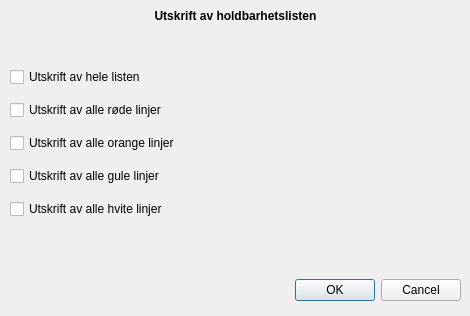
<?xml version="1.0" encoding="UTF-8"?>
<ui version="4.0">
 <class>Print_durability</class>
 <widget class="QDialog" name="Print_durability">
  <property name="geometry">
   <rect>
    <x>0</x>
    <y>0</y>
    <width>470</width>
    <height>316</height>
   </rect>
  </property>
  <property name="windowTitle">
   <string>Utskrift</string>
  </property>
  <property name="windowIcon">
   <iconset resource="../images.qrc">
    <normaloff>:/icons/icons/calendar.png</normaloff>:/icons/icons/calendar.png</iconset>
  </property>
  <widget class="QDialogButtonBox" name="buttonBox">
   <property name="geometry">
    <rect>
     <x>240</x>
     <y>270</y>
     <width>221</width>
     <height>41</height>
    </rect>
   </property>
   <property name="orientation">
    <enum>Qt::Horizontal</enum>
   </property>
   <property name="standardButtons">
    <set>QDialogButtonBox::Cancel|QDialogButtonBox::Ok</set>
   </property>
  </widget>
  <widget class="QWidget" name="horizontalLayoutWidget">
   <property name="geometry">
    <rect>
     <x>10</x>
     <y>0</y>
     <width>451</width>
     <height>31</height>
    </rect>
   </property>
   <layout class="QHBoxLayout" name="horizontalLayout">
    <item>
     <widget class="QLabel" name="label_title">
      <property name="font">
       <font>
        <weight>75</weight>
        <bold>true</bold>
       </font>
      </property>
      <property name="text">
       <string>Utskrift av holdbarhetslisten</string>
      </property>
      <property name="alignment">
       <set>Qt::AlignCenter</set>
      </property>
     </widget>
    </item>
   </layout>
  </widget>
  <widget class="QWidget" name="verticalLayoutWidget">
   <property name="geometry">
    <rect>
     <x>10</x>
     <y>60</y>
     <width>451</width>
     <height>171</height>
    </rect>
   </property>
   <layout class="QVBoxLayout" name="verticalLayout">
    <item>
     <widget class="QCheckBox" name="box_all">
      <property name="text">
       <string>Utskrift av hele listen</string>
      </property>
      <property name="checked">
       <bool>false</bool>
      </property>
     </widget>
    </item>
    <item>
     <widget class="QCheckBox" name="box_red">
      <property name="text">
       <string>Utskrift av alle røde linjer</string>
      </property>
     </widget>
    </item>
    <item>
     <widget class="QCheckBox" name="box_orange">
      <property name="text">
       <string>Utskrift av alle orange linjer</string>
      </property>
     </widget>
    </item>
    <item>
     <widget class="QCheckBox" name="box_yellow">
      <property name="text">
       <string>Utskrift av alle gule linjer</string>
      </property>
     </widget>
    </item>
    <item>
     <widget class="QCheckBox" name="box_white">
      <property name="text">
       <string>Utskrift av alle hvite linjer</string>
      </property>
     </widget>
    </item>
   </layout>
  </widget>
  <widget class="QWidget" name="horizontalLayoutWidget_2">
   <property name="geometry">
    <rect>
     <x>10</x>
     <y>30</y>
     <width>451</width>
     <height>31</height>
    </rect>
   </property>
   <layout class="QHBoxLayout" name="horizontalLayout_2">
    <item>
     <widget class="QLabel" name="label_error">
      <property name="text">
       <string/>
      </property>
      <property name="alignment">
       <set>Qt::AlignCenter</set>
      </property>
     </widget>
    </item>
   </layout>
  </widget>
 </widget>
 <resources>
  <include location="../images.qrc"/>
 </resources>
 <connections>
  <connection>
   <sender>buttonBox</sender>
   <signal>accepted()</signal>
   <receiver>Print_durability</receiver>
   <slot>accept()</slot>
   <hints>
    <hint type="sourcelabel">
     <x>248</x>
     <y>254</y>
    </hint>
    <hint type="destinationlabel">
     <x>157</x>
     <y>274</y>
    </hint>
   </hints>
  </connection>
  <connection>
   <sender>buttonBox</sender>
   <signal>rejected()</signal>
   <receiver>Print_durability</receiver>
   <slot>reject()</slot>
   <hints>
    <hint type="sourcelabel">
     <x>316</x>
     <y>260</y>
    </hint>
    <hint type="destinationlabel">
     <x>286</x>
     <y>274</y>
    </hint>
   </hints>
  </connection>
 </connections>
</ui>
